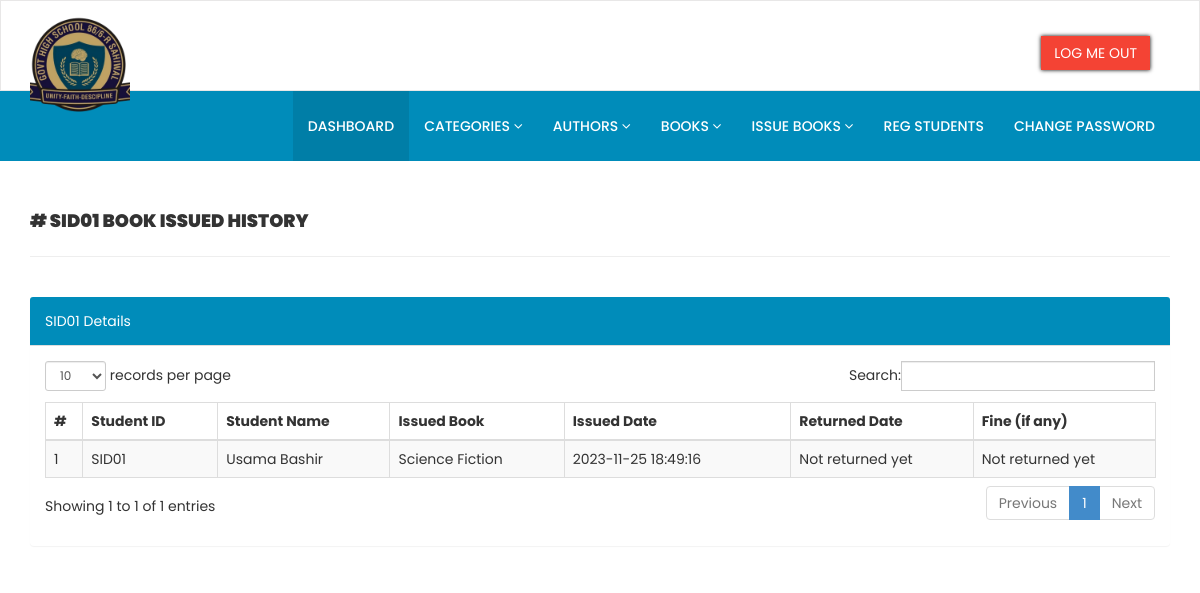
The page /admin/student-history.php?stdid=SID01 (signed in) on the database its author committed.
### tables this page shows
CREATE TABLE `tblissuedbookdetails` (
  `id` int(11) NOT NULL,
  `BookId` int(11) DEFAULT NULL,
  `StudentID` varchar(150) DEFAULT NULL,
  `IssuesDate` timestamp NULL DEFAULT current_timestamp(),
  `ReturnDate` timestamp NULL DEFAULT NULL ON UPDATE current_timestamp(),
  `RetrunStatus` int(1) DEFAULT NULL,
  `fine` int(11) DEFAULT NULL
);

CREATE TABLE `tblstudents` (
  `id` int(11) NOT NULL,
  `StudentId` varchar(100) DEFAULT NULL,
  `FullName` varchar(120) DEFAULT NULL,
  `EmailId` varchar(120) DEFAULT NULL,
  `MobileNumber` char(11) DEFAULT NULL,
  `Password` varchar(120) DEFAULT NULL,
  `Status` int(1) DEFAULT NULL,
  `RegDate` timestamp NULL DEFAULT current_timestamp(),
  `UpdationDate` timestamp NULL DEFAULT NULL ON UPDATE current_timestamp()
);

CREATE TABLE `tblbooks` (
  `id` int(11) NOT NULL,
  `BookName` varchar(255) DEFAULT NULL,
  `CatId` int(11) DEFAULT NULL,
  `AuthorId` int(11) DEFAULT NULL,
  `ISBNNumber` varchar(25) DEFAULT NULL,
  `BookPrice` decimal(10,2) DEFAULT NULL,
  `bookImage` varchar(250) NOT NULL,
  `isIssued` int(1) DEFAULT NULL,
  `RegDate` timestamp NULL DEFAULT current_timestamp(),
  `UpdationDate` timestamp NULL DEFAULT NULL ON UPDATE current_timestamp()
);

### admin/student-history.php (the view, shortened to what this page needs)
<?php
include('includes/config.php');
if (strlen($_SESSION['alogin']) == 0) {
    header('location:index.php');
} else {
    ?>
<!DOCTYPE html>
<html xmlns="http://www.w3.org/1999/xhtml">
<head>
    <link href="assets/css/bootstrap.css" rel="stylesheet" />
    <link href="assets/css/font-awesome.css" rel="stylesheet" />
    <link href="assets/js/dataTables/dataTables.bootstrap.css" rel="stylesheet" />
    <link href="assets/css/style.css" rel="stylesheet" />
</head>
<body>
    <?php include('includes/header.php'); ?>
    <div class="content-wrapper">
        <div class="container">
            <div class="row pad-botm">
                <div class="col-md-12">
                    <?php $sid = $_GET['stdid']; ?>
                    <h4 class="header-line">#
                        <?php echo $sid; ?> Book Issued History
                    </h4>
                </div>
            </div>
            <div class="row">
                <div class="col-md-12">
                    <div class="panel panel-default">
                        <div class="panel-heading">
                            <?php echo $sid; ?> Details
                        </div>
                        <div class="panel-body">
                            <div class="table-responsive">
                                <table class="table table-striped table-bordered table-hover" id="dataTables-example">
                                    <thead>
                                        <tr>
                                            <th>#</th>
                                            <th>Student ID</th>
                                            <th>Student Name</th>
                                            <th>Issued Book </th>
                                            <th>Issued Date</th>
                                            <th>Returned Date</th>
                                            <th>Fine (if any)</th>
                                        </tr>
                                    </thead>
                                    <tbody>
                                        <?php
                                            $sql = "SELECT tblstudents.StudentId ,tblstudents.FullName,tblstudents.EmailId,tblstudents.MobileNumber,tblbooks.BookName,tblbooks.ISBNNumber,tblissuedbookdetails.IssuesDate,tblissuedbookdetails.ReturnDate,tblissuedbookdetails.id as rid,tblissuedbookdetails.fine,tblissuedbookdetails.RetrunStatus,tblbooks.id as bid,tblbooks.bookImage from  tblissuedbookdetails join tblstudents on tblstudents.StudentId=tblissuedbookdetails.StudentId join tblbooks on tblbooks.id=tblissuedbookdetails.BookId where tblstudents.StudentId='$sid' ";
                                            $query = $dbh->prepare($sql);
                                            $query->execute();
                                            $results = $query->fetchAll(PDO::FETCH_OBJ);
                                            $cnt = 1;
                                            if ($query->rowCount() > 0) {
                                                foreach ($results as $result) { ?>
                                        <tr class="odd gradeX">
                                            <td class="center">
                                                <?php echo htmlentities($cnt); ?>
                                            </td>
                                            <td class="center">
                                                <?php echo htmlentities($result->StudentId); ?>
                                            </td>
                                            <td class="center">
                                                <?php echo htmlentities($result->FullName); ?>
                                            </td>
                                            <td class="center">
                                                <?php echo htmlentities($result->BookName); ?>
                                            </td>
                                            <td class="center">
                                                <?php echo htmlentities($result->IssuesDate); ?>
                                            </td>
                                            <td class="center">
                                                <?php if ($result->ReturnDate == ''):
                                                                echo "Not returned yet";
                                                            else:
                                                                echo htmlentities($result->ReturnDate);
                                                            endif; ?>
                                            </td>
                                            <td class="center">
                                                <?php if ($result->ReturnDate == ''):
                                                                echo "Not returned yet";
                                                            else:
                                                                echo $result->fine;
                                                            endif;
                                                            ?>
                                            </td>
                                        </tr>
                                        <?php $cnt = $cnt + 1;
                                                }
                                            } ?>
                                    </tbody>
                                </table>
                            </div>
                        </div>
                    </div>
                </div>
            </div>
        </div>
    </div>
</body>
</html>
<?php } ?>

### admin/assets/css/style.css (style rules this page uses)
.content-wrapper { margin-top: 40px; min-height:800px; padding-bottom:90px; }
.header-line { font-weight:900; padding-bottom:25px; border-bottom:1px solid #eeeeee; text-transform:uppercase; }
.pad-botm { padding-bottom:30px; }

### admin/student-history.php (style rules this page uses)
.panel-heading { background-color: #008CBA !important; color: #fff !important; }
.panel { border: none; }

### admin/includes/header.php (style rules this page uses)
* { margin: 0; padding: 0; box-sizing: border-box; font-family: 'Poppins', sans-serif; }

### rows shown on the page
tblissuedbookdetails: tblstudents.StudentId "SID01", tblstudents.FullName "Usama Bashir", BookId.BookName "Science Fiction", IssuesDate "2023-11-25 18:49:16", shows "Not returned yet"

### other values the page prints
$sid "SID01"
